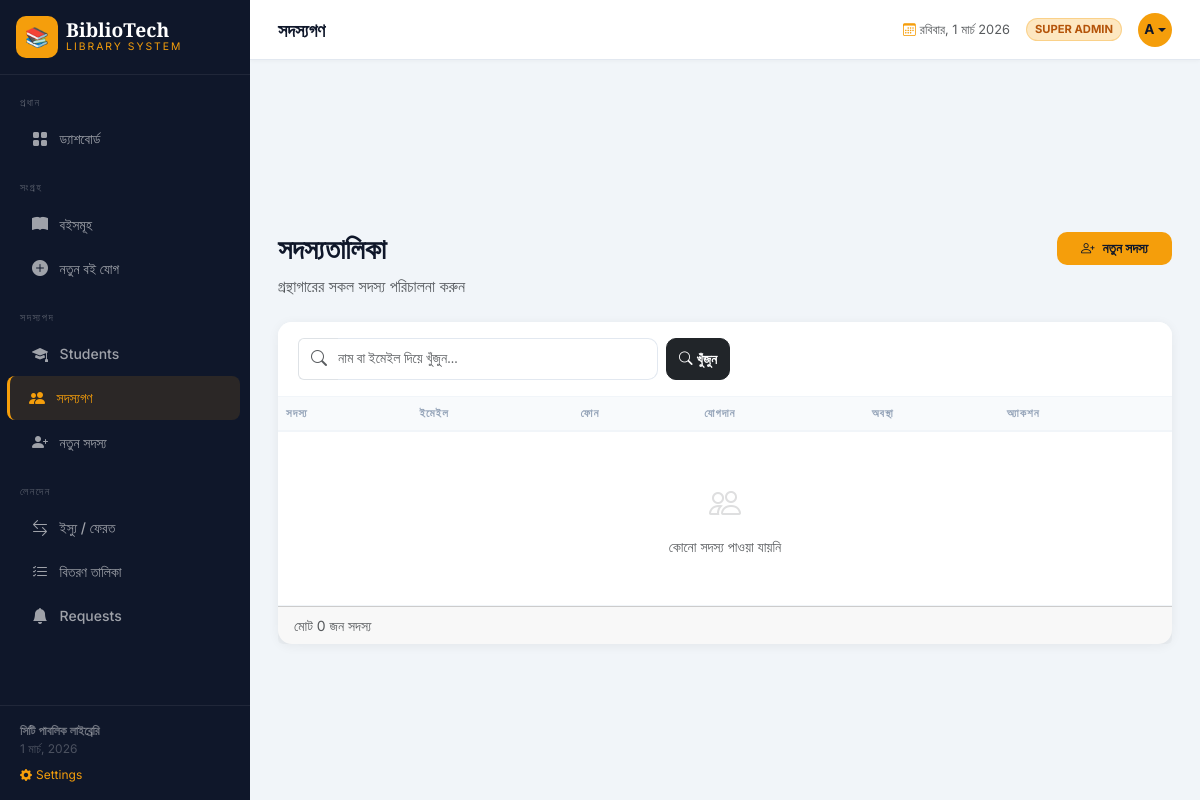
/members (signed in), run on the app's committed database.
### tables this page shows
CREATE TABLE settings (
        key TEXT PRIMARY KEY, value TEXT
    );

### app.py (the view)
@app.route('/members')
@admin_required
def members():
    search = request.args.get('search', '')
    conn = get_db()
    if search:
        ml = conn.execute('SELECT * FROM members WHERE name LIKE ? OR email LIKE ? ORDER BY name',
                          (f'%{search}%', f'%{search}%')).fetchall()
    else:
        ml = conn.execute('SELECT * FROM members ORDER BY name').fetchall()
    conn.close()
    return render_template('members.html', members=ml, search=search)

### app.py (called while the page is built)
def admin_required(f):
    @wraps(f)
    def decorated(*args, **kwargs):
        if not session.get('logged_in'):
            flash('এই পেজটি দেখতে লগইন করুন।', 'info')
            return redirect(url_for('login', next=request.path))
        if not session.get('is_admin'):
            flash('এই কাজটি করার অনুমতি আপনার নেই।', 'error')
            return redirect(url_for('books'))
        return f(*args, **kwargs)
    return decorated

def get_db():
    conn = sqlite3.connect(DB_PATH)
    conn.row_factory = sqlite3.Row
    return conn

def get_settings():
    conn = get_db()
    rows = conn.execute('SELECT key, value FROM settings').fetchall()
    conn.close()
    return {row['key']: row['value'] for row in rows}

@app.context_processor
def inject_settings():
    return dict(site=get_settings())

### templates/members.html (shortened to what this page needs)
{% extends 'base.html' %}
{% block topbar_title %}সদস্যগণ{% endblock %}
{% block content %}
<div class="d-flex justify-content-between align-items-start mb-4 page-header">
    <div><h1>সদস্যতালিকা</h1><p class="text-muted mb-0">গ্রন্থাগারের সকল সদস্য পরিচালনা করুন</p></div>
    <a href="{{ url_for('add_member') }}" class="btn btn-gold px-4"><i class="bi bi-person-plus me-2"></i>নতুন সদস্য</a>
</div>
<div class="card content-card">
    <div class="card-header">
        <form method="GET" class="d-flex gap-2">
            <div class="input-group" style="max-width:360px">
                <span class="input-group-text bg-white border-end-0"><i class="bi bi-search text-muted"></i></span>
                <input type="text" name="search" class="form-control border-start-0 ps-0" placeholder="নাম বা ইমেইল দিয়ে খুঁজুন..." value="{{ search }}">
            </div>
            <button type="submit" class="btn btn-dark"><i class="bi bi-search me-1"></i>খুঁজুন</button>
        </form>
    </div>
    <div class="card-body p-0">
        <div class="table-responsive">
            <table class="table mb-0">
                <thead><tr><th>সদস্য</th><th>ইমেইল</th><th>ফোন</th><th>যোগদান</th><th>অবস্থা</th><th>অ্যাকশন</th></tr></thead>
                <tbody>
                    {% for m in members %}
                    <tr>
                        <td>
                            <div class="d-flex align-items-center gap-3">
                                <div class="member-av" style="background:hsl({{ loop.index * 57 }},60%,88%);color:hsl({{ loop.index * 57 }},50%,35%)">{{ m.name[0].upper() }}</div>
                                <span class="fw-semibold">{{ m.name }}</span>
                            </div>
                        </td>
                        <td class="text-muted small">{{ m.email }}</td>
                        <td class="text-muted small">{{ m.phone or '—' }}</td>
                        <td class="text-muted small">{{ m.join_date[:10] }}</td>
                        <td>
                            {% if m.active %}
                            <span class="badge bg-success bg-opacity-15 text-success">সক্রিয়</span>
                            {% else %}
                            <span class="badge bg-danger bg-opacity-15 text-danger">নিষ্ক্রিয়</span>
                            {% endif %}
                        </td>
                        <td>
                            <form method="POST" action="{{ url_for('delete_member', member_id=m.id) }}" onsubmit="return confirm('এই সদস্যকে মুছে ফেলবেন?')">
                                <button type="submit" class="btn btn-sm btn-outline-danger"><i class="bi bi-trash"></i></button>
                            </form>
                        </td>
                    </tr>
                    {% else %}
                    <tr><td colspan="6" class="text-center py-5 text-muted"><i class="bi bi-people" style="font-size:2rem;opacity:.2;display:block;margin-bottom:.5rem"></i>কোনো সদস্য পাওয়া যায়নি</td></tr>
                    {% endfor %}
                </tbody>
            </table>
        </div>
    </div>
    <div class="card-footer text-muted small">মোট {{ members|length }} জন সদস্য</div>
</div>
{% endblock %}

### templates/base.html (shortened to what this page needs)
<!DOCTYPE html>
<html lang="bn">
<head>
    <link href="https://cdnjs.cloudflare.com/ajax/libs/bootstrap/5.3.2/css/bootstrap.min.css" rel="stylesheet">
    <link href="https://cdnjs.cloudflare.com/ajax/libs/bootstrap-icons/1.11.3/font/bootstrap-icons.min.css" rel="stylesheet">
</head>
<body>
<nav id="sidebar">
    <div class="sidebar-brand d-flex align-items-center gap-2 p-3 border-bottom" style="border-color:rgba(255,255,255,.07)!important">
        <div class="brand-icon" style="overflow:hidden">
            {% if site.logo_type == 'image' %}
            <img src="{{ site.library_logo }}" style="width:100%;height:100%;object-fit:cover;border-radius:10px" alt="logo">
            {% else %}
            {{ site.library_logo }}
            {% endif %}
        </div>
        <div>
            <div class="brand-name">{{ site.library_name }}</div>
            <div class="brand-sub">{{ site.library_tagline }}</div>
        </div>
    </div>
    <div class="sidebar-nav flex-grow-1 py-2">
        <div class="nav-section">প্রধান</div>
        {% if session.get("is_admin") %}
        <a href="{{ url_for('dashboard') }}" class="nav-link {% if request.endpoint=='dashboard' %}active{% endif %}"><i class="bi bi-grid-fill"></i> ড্যাশবোর্ড</a>
        {% endif %}
        <div class="nav-section mt-2">সংগ্রহ</div>
        <a href="{{ url_for('books') }}" class="nav-link {% if request.endpoint=='books' %}active{% endif %}"><i class="bi bi-book-fill"></i> বইসমূহ</a>
        {% if session.get("is_admin") %}
        <a href="{{ url_for('add_book') }}" class="nav-link {% if request.endpoint=='add_book' %}active{% endif %}"><i class="bi bi-plus-circle-fill"></i> নতুন বই যোগ</a>
        <div class="nav-section mt-2">সদস্যপদ</div>
        <a href="{{ url_for('students') }}" class="nav-link {% if request.endpoint=='students' %}active{% endif %}"><i class="bi bi-mortarboard-fill"></i> Students</a>
        <a href="{{ url_for('members') }}" class="nav-link {% if request.endpoint=='members' %}active{% endif %}"><i class="bi bi-people-fill"></i> সদস্যগণ</a>
        <a href="{{ url_for('add_member') }}" class="nav-link {% if request.endpoint=='add_member' %}active{% endif %}"><i class="bi bi-person-plus-fill"></i> নতুন সদস্য</a>
        <div class="nav-section mt-2">লেনদেন</div>
        <a href="{{ url_for('borrow') }}" class="nav-link {% if request.endpoint=='borrow' %}active{% endif %}"><i class="bi bi-arrow-left-right"></i> ইস্যু / ফেরত</a>
        <a href="{{ url_for('issued_books') }}" class="nav-link {% if request.endpoint=='issued_books' %}active{% endif %}"><i class="bi bi-list-check"></i> বিতরণ তালিকা</a>
        <a href="{{ url_for('requests_list') }}" class="nav-link {% if request.endpoint=='requests_list' %}active{% endif %}"><i class="bi bi-bell-fill"></i> Requests</a>
        {% endif %}
    </div>
    <div class="sidebar-footer">
    <div class="fw-semibold" style="color:rgba(255,255,255,.4)">{{ site.library_footer }}</div>
    <div id="sidebar-date"></div>
    {% if session.get('is_super') %}
    <a href="{{ url_for('settings') }}" class="d-block mt-2" style="color:var(--gold);font-size:.75rem;text-decoration:none">
        <i class="bi bi-gear-fill me-1"></i>Settings
    </a>
    {% endif %}
</div>
</nav>
<div id="main">
    <div class="topbar">
        <div class="topbar-title">{% block topbar_title %}{% endblock %}</div>
        <div class="d-flex align-items-center gap-3">
            <span class="text-muted d-none d-md-inline" style="font-size:.8rem">
                <i class="bi bi-calendar3 me-1" style="color:var(--gold)"></i><span id="live-date"></span>
            </span>
            {% if session.get("is_admin") %}
                {% if session.get("is_super") %}
                <span class="admin-badge" style="background:rgba(245,158,11,.25);color:#b45309">SUPER ADMIN</span>
                {% else %}
                <span class="admin-badge">ADMIN</span>
                {% endif %}
                <div class="dropdown">
                    <button class="topbar-av border-0 dropdown-toggle" style="cursor:pointer"
                            data-bs-toggle="dropdown" aria-expanded="false">
                        {{ session.get("username", "A")[0].upper() }}
                    </button>
                </div>
            {% endif %}
        </div>
    </div>
    <div class="page-body pb-0 pt-3">
    </div>
    <div class="page-body">{% block content %}{% endblock %}</div>
</div>
</body>
</html>

### templates/base.html (style rules this page uses)
:root { --sidebar-bg:#0f172a; --sidebar-w:250px; --gold:#f59e0b; --gold-light:#fcd34d; }
body { font-family:'Inter',sans-serif; background:#f1f5f9; }
#sidebar { width:var(--sidebar-w); min-height:100vh; background:var(--sidebar-bg); position:fixed; top:0; left:0; display:flex; flex-direction:column; z-index:1000; }
.brand-icon { width:42px;height:42px;background:var(--gold);border-radius:10px;display:inline-flex;align-items:center;justify-content:center;font-size:1.2rem;color:#0f172a;font-weight:800; }
.brand-name { font-family:'Playfair Display',serif;font-size:1.2rem;font-weight:700;color:#fff;line-height:1; }
.brand-sub { font-size:.65rem;letter-spacing:2px;text-transform:uppercase;color:var(--gold); }
.nav-section { font-size:.65rem;letter-spacing:1.5px;text-transform:uppercase;color:rgba(255,255,255,.3);padding:.75rem 1.25rem .35rem; }
.sidebar-nav .nav-link { color:rgba(255,255,255,.6);padding:.6rem 1.25rem;border-radius:8px;margin:1px 10px;font-size:.875rem;font-weight:500;display:flex;align-items:center;gap:.6rem;transition:all .15s; }
.sidebar-nav .nav-link i { font-size:1rem;width:20px;text-align:center; }
.sidebar-nav .nav-link.active { color:var(--gold);background:rgba(245,158,11,.12);border-left:3px solid var(--gold);margin-left:7px;padding-left:calc(1.25rem - 3px); }
#main { margin-left:var(--sidebar-w);min-height:100vh;display:flex;flex-direction:column; }
.topbar { background:#fff;height:60px;padding:0 1.75rem;display:flex;align-items:center;justify-content:space-between;border-bottom:1px solid #e2e8f0;position:sticky;top:0;z-index:999;box-shadow:0 1px 4px rgba(0,0,0,.04); }
.topbar-title { font-family:'Playfair Display',serif;font-size:1.15rem;font-weight:700;color:#0f172a; }
.topbar-av { width:34px;height:34px;background:var(--gold);border-radius:50%;display:flex;align-items:center;justify-content:center;font-weight:700;font-size:.85rem;color:#0f172a; }
.page-body { padding:1.75rem;flex:1; }
.content-card { border:none;border-radius:14px;box-shadow:0 2px 12px rgba(0,0,0,.06); }
.content-card .card-header { background:#fff;border-bottom:1px solid #f1f5f9;border-radius:14px 14px 0 0!important;padding:1rem 1.25rem;font-family:'Playfair Display',serif;font-weight:700;font-size:1rem;color:#0f172a; }
.table th { font-size:.7rem;letter-spacing:1px;text-transform:uppercase;color:#94a3b8;font-weight:600;border-bottom:2px solid #f1f5f9;background:#f8fafc; }
.table td { vertical-align:middle;font-size:.875rem;border-bottom:1px solid #f1f5f9;color:#334155; }
.form-control,.form-select { border:1.5px solid #e2e8f0;border-radius:10px;font-size:.875rem;padding:.6rem .875rem; }
.btn { font-weight:600;font-size:.85rem;border-radius:10px; }
.btn-gold { background:var(--gold);color:#0f172a;border:none; }
.page-header h1 { font-family:'Playfair Display',serif;font-size:1.75rem;font-weight:900;color:#0f172a; }
.sidebar-footer { margin-top:auto;padding:1rem 1.25rem;border-top:1px solid rgba(255,255,255,.07);font-size:.75rem;color:rgba(255,255,255,.25); }
.admin-badge { background:rgba(245,158,11,.15);color:var(--gold);border:1px solid rgba(245,158,11,.3);font-size:.7rem;font-weight:700;padding:2px 8px;border-radius:20px; }

### data on the page
settings: library_name "BiblioTech"
settings: library_tagline "LIBRARY SYSTEM"
settings: library_footer "সিটি পাবলিক লাইব্রেরি"

### other printed values
{{ site.library_logo }} "📚"
{{ session.get("username", "A")[0].upper() }} "A"
{{ members|length }} "0"
